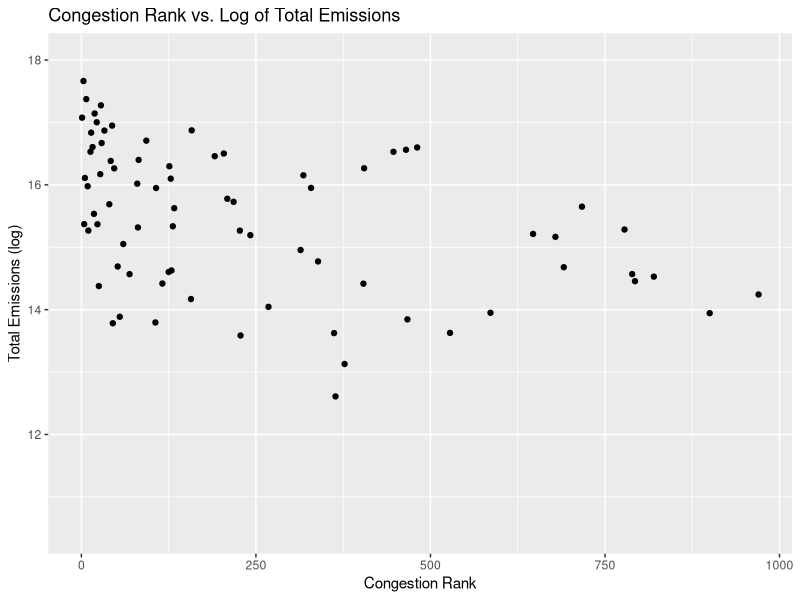
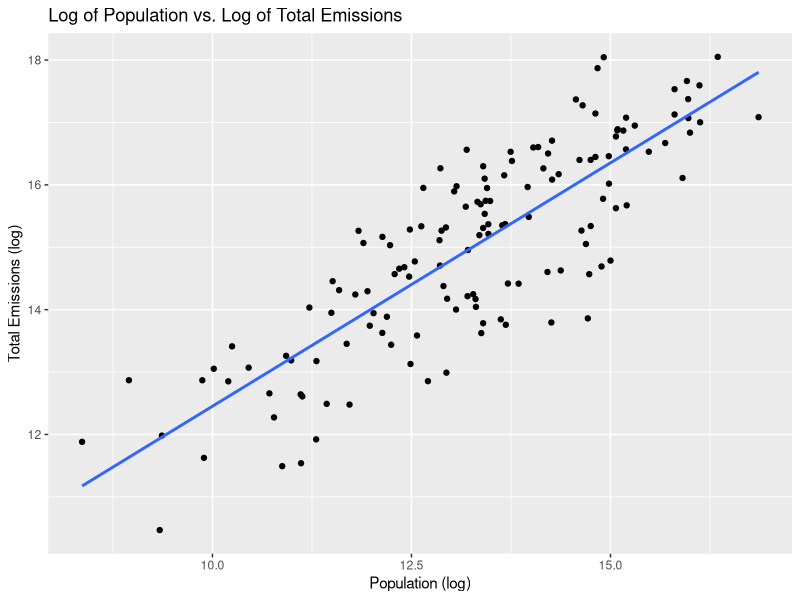
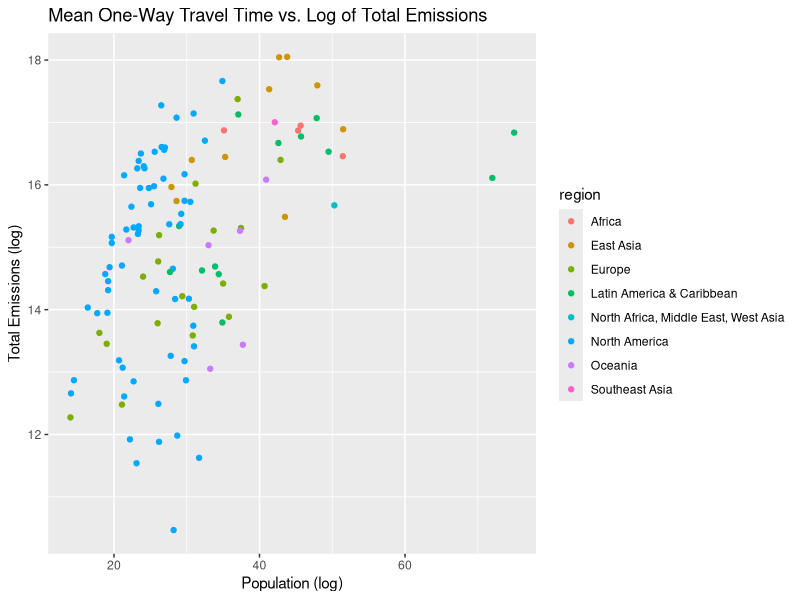
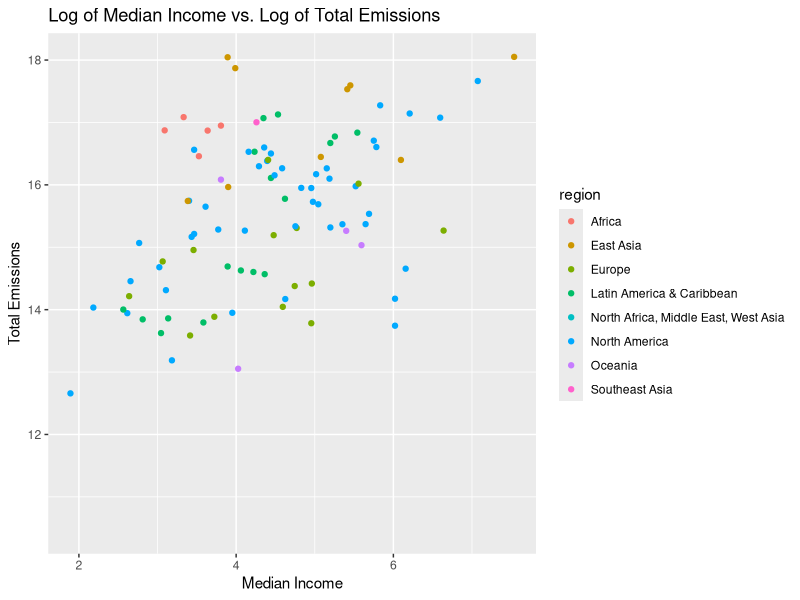
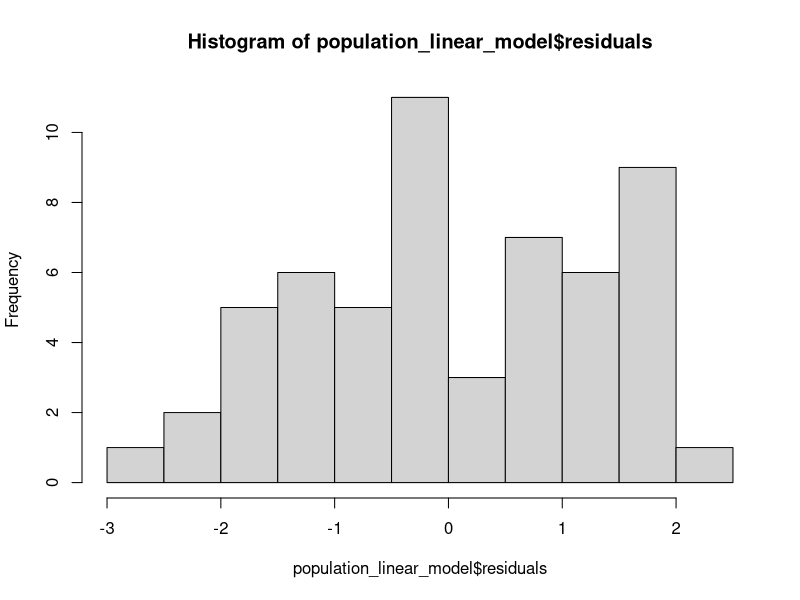
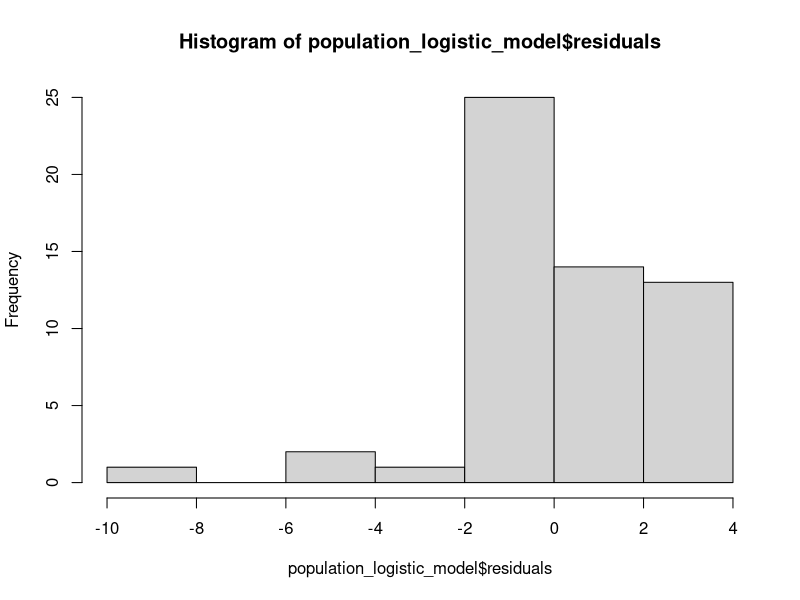
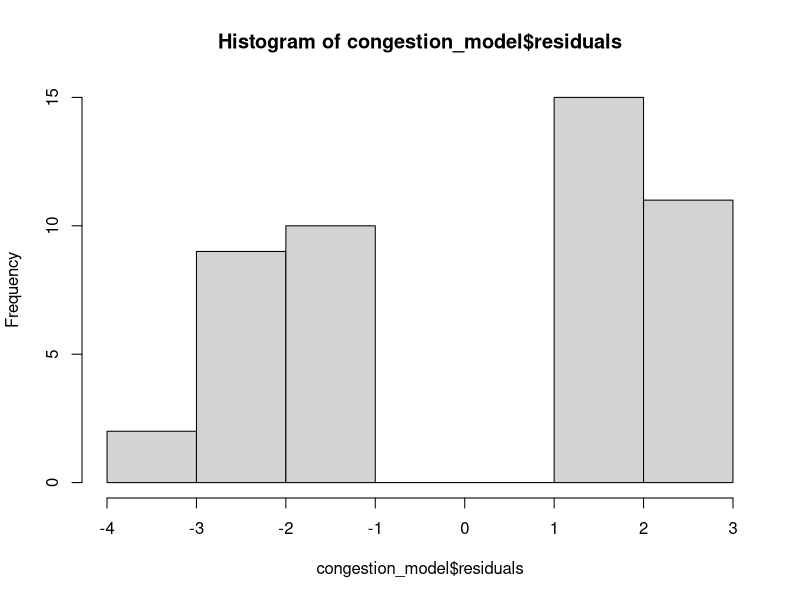
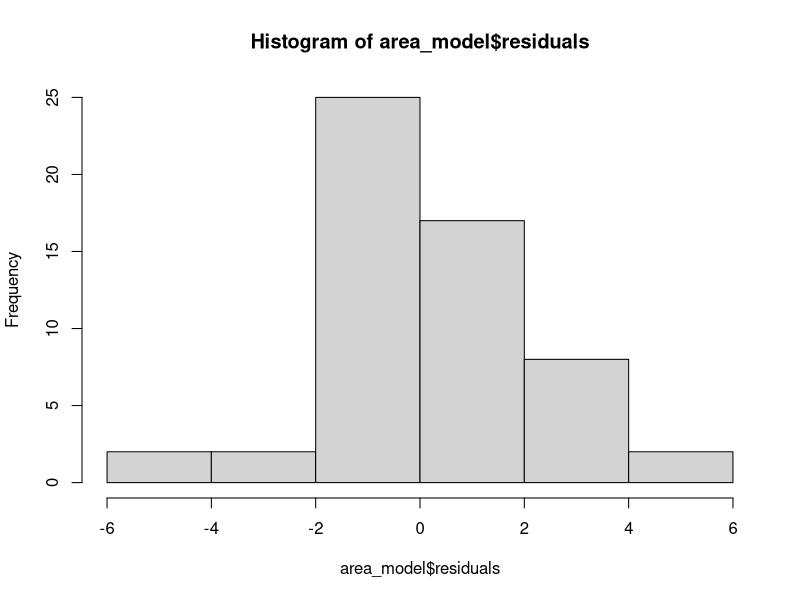

The R source for these figures, in order:
library(tidyverse)
library(readxl)
library(class)
#-----------------
#READ DATA FROM FILE
#-----------------
dataset <- read_excel("D_FINAL.xlsx")

# ----------------
#DATA TIDYING
#-----------------
# This line removes all unnecessary columns. This is a very large dataset, 
# so we have many columns to remove. We are removing columns by index to 
# avoid having an impractically large command
correct_dataset_columns <- dataset[c(14, 23, 24, 27:32, 34, 40, 50, 63, 
                                     92, 100,103, 111,120, 136, 137)]



# There are a lot of nasty column names such as 
# 'Congestion rank (INRIX) [dimensionless]' that should be renamed to things like   
# 'congestion rank' instead. This renames each of those column names to something
# easier to work with
colnames(correct_dataset_columns) <- c(
  'scope 1 emissions', 
  'scope 2 emissions','total emissions',
  's1 lower bound',
  's1 upper bound', 's1 mean', 'tot lower bound',
  'tot upper bound', 'tot mean',
  'co2 emissions per capita', 'region', 'population',
  'city area km',
  'ngdp',
  'energy per person co2', 'center of commerce index',
  'mean one-way travel time',
  'congestion rank',
  'social cohesion rank', 'technology rank', 
  '')


# Prints the correlation between 'total emissions' and all other columns
# between 0.3 and 0.5 is considered 'moderately correlated. Between 0.5 and 0.7
# is highly correlated, and higher than 0.7 is considered highly correlated.
correlations <- cor(correct_dataset_columns$`total emissions`, "storage.mode<-"(as.matrix(correct_dataset_columns[c(1:ncol(correct_dataset_columns))]), "numeric"), use = "pairwise.complete.obs")
format(correlations)  

# This functions as our logit function that will be used in our logistic 
# regressions for research questions 2 and 3. 
# We create a new column called 'emissions level' to store this new data in
# We take the median of all 'tot mean' values, and we classify all
# values higher than the median as 'high emissions' and all the values lower or 
# equal to the median as 'low emissions'.
# For 'tot mean', we have more NA values than actual values, so we first use
# complete.cases to remove all rows where 'tot mean' is 'NA'
correct_dataset_columns <- correct_dataset_columns[complete.cases(correct_dataset_columns[ , c('tot mean')]), ]
tot_mean_median <- median(correct_dataset_columns$`tot mean`)
nrow(correct_dataset_columns)

high_low_emissions <- c(nrow(correct_dataset_columns))
for (index in 1:nrow(correct_dataset_columns)){
  tot_mean = correct_dataset_columns[index, ]$`tot mean`
  if (tot_mean > tot_mean_median){
    high_low_emissions[index] <- 1
  }
  else {
    high_low_emissions[index] <- 0
  }
}
correct_dataset_columns$`emissions level` <- high_low_emissions
# We are using the first 40% of our dataset as training data, and the last 60%
# of our dataset as testing data
training_data_length <- floor(nrow(correct_dataset_columns)*0.4)
testing_data_length <- nrow(correct_dataset_columns) - training_data_length
training_data <- head(correct_dataset_columns, training_data_length)
testing_data <- tail(correct_dataset_columns,testing_data_length)


#-----------------
#DATA VISUALIZATION
#-----------------

# Graph congestion rank vs. total emissions 
ggplot(data = correct_dataset_columns, aes(x = `congestion rank`, y = log(`tot mean`))) +
  geom_point() +
  ggtitle("Congestion Rank vs. Log of Total Emissions") +
  xlab("Congestion Rank") + ylab("Total Emissions (log)")

# Graph population vs. total emissions
ggplot(data = correct_dataset_columns, aes(x = log(population), y = log(`tot mean`))) +
  geom_point() +
  geom_smooth(method = "lm", se = FALSE) +
  ggtitle("Log of Population vs. Log of Total Emissions") +
  xlab("Population (log)") + ylab("Total Emissions (log)")
  

# Graph mean one-way travel time vs. total emissions
ggplot(data = correct_dataset_columns, aes(x=`mean one-way travel time`, y=log(`tot mean`), color=region)) +
  geom_point() + 
  ggtitle("Mean One-Way Travel Time vs. Log of Total Emissions") +
  xlab("Population (log)") + ylab("Total Emissions (log)")

# Graph median income vs. emissions
ggplot(data = correct_dataset_columns) +
  geom_point(mapping = aes(x = log(`ngdp`), y = log(`tot mean`), color=region)) + 
  ggtitle("Log of Median Income vs. Log of Total Emissions") +
  xlab("Median Income") + ylab("Total Emissions")


#-----------------
#RESEARCH QUESTION 1
#-----------------
# First research question: What effect does a city's population have on its total emissions?
# For this, we set up a linear regression mode that use a city's population
# to predict what the city's total pollution level is and a logistic regression
# model to predict whether a city is a 'high emissions' city or a 
# 'low emissions' city 

# Linear regression model
population_linear_model <- lm(log(`tot mean`) ~ population, data=training_data)
population_linear_model
summary(population_linear_model)

# Information regarding the model
attributes(population_linear_model)
population_linear_model$residuals
# NOTE: If your plot window is too small in RStudio, you will get an error
# at this line. To fix this, you just need to drag the end of your plot window
# to make it a bit bigger. 
hist(population_linear_model$residuals)

# prediction
predict(population_linear_model, testing_data) %>% round(1)

# Logistic regression model
population_logistic_model <- glm(`emissions level` ~ `population`, data=training_data, 
                        family="binomial")
summary(population_logistic_model)

# Information regarding the model
attributes(population_logistic_model)
population_logistic_model$residuals
# NOTE: If your plot window is too small in RStudio, you will get an error
# at this line. To fix this, you just need to drag the end of your plot window
# to make it a bit bigger. 
hist(population_logistic_model$residuals)

# prediction
probabilities <- population_logistic_model %>% predict(testing_data, type = "response")
predicted_population_logistic_classes <- ifelse(probabilities > 0.5, 1, 0)
predicted_population_logistic_classes


#-----------------
#RESEARCH QUESTION 2
#-----------------
# Second research question: What effect does congestion have on a city's total emissions?
congestion_model <- glm(`emissions level` ~ `mean one-way travel time`, data=training_data, 
                        family="binomial")
summary(congestion_model)

# Information regarding the model
attributes(congestion_model)
congestion_model$residuals
# NOTE: If your plot window is too small in RStudio, you will get an error
# at this line. To fix this, you just need to drag the end of your plot window
# to make it a bit bigger. 
hist(congestion_model$residuals)

# prediction
probabilities <- congestion_model %>% predict(testing_data, type = "response")
predicted_congestion_classes <- ifelse(probabilities > 0.5, 1, 0)
print(predicted_congestion_classes)


#KNN
# Gets all rows with non-empty mean one-way travel time
knn_training_data <- training_data[complete.cases(training_data[,17]),]
knn_testing_data <- testing_data[complete.cases(testing_data[,17]),]
# Get the emissions level column for training and testing data
training_categories <- knn_training_data[,21]$`emissions level`
testing_categories <- knn_testing_data[,21]$`emissions level`

congestion_knn_model <- knn(knn_training_data[,17], knn_testing_data[,17], training_categories, k=5)
# Generate confusion matrix
tab <- table(congestion_knn_model,testing_categories)
tab



#-----------------
#RESEARCH QUESTION 3
#-----------------
# Third research question: What effect does a city's area have on the city's overall total emissions?
area_model <- glm(`emissions level` ~ `city area km`, data=training_data, 
                        family="binomial")
summary(area_model)

# Information regarding the model
attributes(area_model)
area_model$residuals
# NOTE: If your plot window is too small in RStudio, you will get an error
# at this line. To fix this, you just need to drag the end of your plot window
# to make it a bit bigger. 
hist(area_model$residuals)


# prediction
probabilities <- area_model %>% predict(testing_data, type = "response")
predicted_area_classes <- ifelse(probabilities > 0.5, 1, 0)
print(predicted_area_classes)

